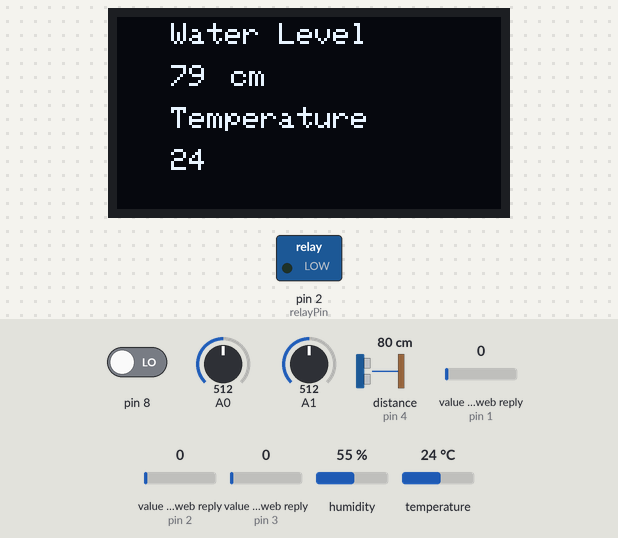
Bench run of a sketch on a simulated Arduino Leonardo, built with avr-gcc and run on an emulated ATmega32U4. Parts: 128×64 one-colour display, switched loads named in the sketch (green lamp = pin HIGH). Wiring (inferred from the names in the program): ultrasonic range finder: trigger pin 3; echo pin 4. The test bench sets the inputs (shaded band); at power-on: pin 8 LOW, A0 = 512, A1 = 512, distance to the obstacle (sensor on pin 4) 80 cm, value in the web reply (sensors on pin 1, pin 2, pin 3) 0, humidity 55 %, temperature 24 °C. The echo pulse lasts 58.3 µs per cm; WiFi joins after 1.5 s; servers stay silent unless stated; web services answer with replies made up by the test bench; pins used as bus, display or sensor lines are not drawn; what the sketch prints to the serial monitor is not drawn.

Above: at 6.9 s.
At 68.7 s:
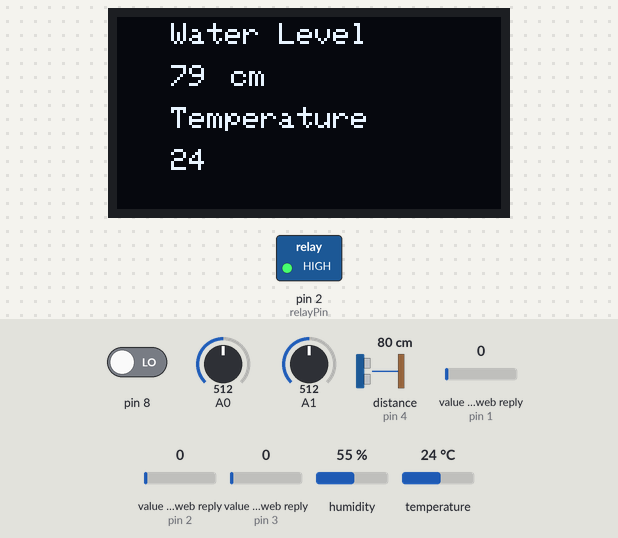
Timing chart, 0 to 70.2 s (numbered marks = the images above):
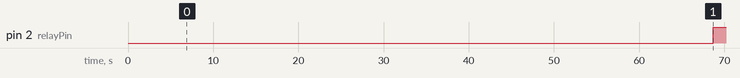

Measured:
- by itself, pin 2 (relayPin): LOW → HIGH at 68.7 s

The sketch:

code.ino
```cpp
#include <SPI.h>
#include <Wire.h>
#include <Adafruit_GFX.h>
#include <Adafruit_SSD1306.h>
#define SCREEN_WIDTH 128 // OLED display width, in pixels
#define SCREEN_HEIGHT 64 // OLED display height, in pixels
#define OLED_RESET     -1 // Reset pin # (or -1 if sharing Arduino reset pin)
#define SCREEN_ADDRESS 0x3C ///< See datasheet for Address; 0x3D for 128x64, 0x3C for 128x32
Adafruit_SSD1306 display(SCREEN_WIDTH, SCREEN_HEIGHT, &Wire, OLED_RESET);
#include <DHT.h>

//initializations for thingspeak
#include "WiFiEsp.h"
#include "ThingSpeak.h"
#include "ArduinoJson.h"
WiFiEspClient client;
const char* myWriteAPIKey = "3B7GVE22ADGN41Z1";
//list of possible logging messages
int water_on = 1;
int led_on = 2;
int led_off = 3;
int fan_on = 4;
int fan_off = 5;
int water_off = 6;
//list of control field (field numbers)
int controlfield_pump = 1;
int controlfield_LED = 2;
int controlfield_fan = 3;
#define ESP_BAUDRATE 115200
//char ssid[] = "EE3070_P1615_1";  // your network SSID (name)
//char pass[] = "EE3070P1615";     // your network password
char ssid[] = "Kajtek";   // your network SSID (name)
char pass[] = "64320942";     // your network password
int status = WL_IDLE_STATUS;  // the Wifi radio's status

//pin initializations: digital pins used-> 2,3,4,5,6,7,8
int trigPin = 3;
int echoPin = 4;
const byte relayPin = 2;
const byte fan1 = 5;
const byte fan2 = 6;
#define DHTPIN 7     // Digital pin connected to the DHT sensor
#define DHTTYPE DHT11   // DHT 11
//DHT dht(DHTPIN, DHTTYPE);
DHT dht;
float hum;

//variable initializations
int maxDistance=5;
int minDistance=5;
int UpdateDataCounter=60; //data is uploaded every 1 minute
int PumpOnTime=5; //water pump is on for 1 minute
int PumpOffTime=5;//water pump is off for 20 minutes
bool PumpOnFlag=true;
bool FanOnFlag= false;


void setup() {

  pinMode(relayPin, OUTPUT); // set our relay pinmode to output
  Serial.begin(9600);
  //Serial.begin(115200);
  pinMode(trigPin,OUTPUT);
  pinMode(echoPin,INPUT);
  pinMode(A0,INPUT);
  pinMode(A1,INPUT);
  pinMode(8, INPUT);
  Serial1.begin(ESP_BAUDRATE);
  dht.setup(DHTPIN);
  // initialize ESP module
  WiFi.init(&Serial1);
  if (WiFi.status() != WL_CONNECTED) {
    Serial.print("Attempting to connect to SSID: ");
    Serial.println(ssid);
    while (WiFi.status() != WL_CONNECTED) {
      WiFi.begin(ssid, pass);  // Connect to WPA/WPA2 network
      Serial.print(".");
      delay(5000);
    }
    Serial.println("\nConnected");
  }
  ThingSpeak.begin(client);


  if(!display.begin(SSD1306_SWITCHCAPVCC, SCREEN_ADDRESS)) {
    Serial.println(F("SSD1306 allocation failed"));
    for(;;); // Don't proceed, loop forever
  }

}

int ultrasonic() {
  long duration, distance;
  digitalWrite(trigPin, LOW);
  delayMicroseconds(2);
  digitalWrite(trigPin, HIGH);
  delayMicroseconds(10);
  digitalWrite(trigPin, LOW);
  duration = pulseIn(echoPin, HIGH);
  distance = (duration/2) / 29.1;
  return distance;
}

void oledDisplay(int distance, int temp, int hum){
  //code for OLED
  display.clearDisplay();
  display.setTextSize(1.5); // Draw 2X-scale text
  display.setTextColor(SSD1306_WHITE);
  display.setCursor(18, 2);
  display.print("Water Level");
  display.setTextSize(1.5);
  display.setCursor(18, 16);
  display.print(distance);
  display.setCursor(38, 16);
  display.print("cm");

  display.setCursor(18, 30);
  display.print("Temperature");
  display.setTextSize(1.5);
  display.setCursor(18, 44);
  display.print(temp);
  display.display();      // Show initial text
  //delay(100);

}

void waterPump(int distance){

  if (distance>7){  //water level too low. interrupt case.

    Serial.println("interrupt case");
    if(PumpOnFlag==true) {
      digitalWrite(relayPin, LOW); // Pump OFF
      PumpOnTime=5; //reset the pump on time
      PumpOnFlag=false;
      writeDatalog(water_off);
    }
  }

  else { //regular routine case.
    if(PumpOnFlag==false) { //the pump is OFF
      if(PumpOffTime==0) { //the pump has completed one complete cycle of OFF time i.e. 20 min
        digitalWrite(relayPin, HIGH); //switch the pump ON
        PumpOffTime=5;//reset the pump OFF counter to 1200
        PumpOnFlag=true;
        writeDatalog(water_on);
      }
      else{ //the pump has not completed the cycle for OFF
        PumpOffTime=PumpOffTime-1; //decrement the counter for the OFF time
      }
    }
    else{ //the pump is ON
      if(PumpOnTime==0) { //the pump has completed one pumping cycle i.e 1 minute
        digitalWrite(relayPin, LOW); //switch the pump OFF
        PumpOnTime=5;//reset the pump ON counter to 60
        PumpOnFlag=false;
        writeDatalog(water_off);
        // Serial.print("hdus");
      }
      else{ //the pump has not completed the cycle for OFF
        PumpOnTime=PumpOnTime-1; //decrement the counter for the OFF time
        // Serial.print("hduied");
      }
    }

  }

  //if water level is very low, put up an alert and stop pumping
  //otherwise keep pumping on regular intervals uncondtionally


}

void lightControls1(int lightlevels){
  if (lightlevels<300){
    //switch on led1
    writeDatalog(led_on);
  }
}

void lightControls2(int lightlevels){
  if (lightlevels<300){
    //switch on led2
    writeDatalog(led_on);
  }
}

void fancontrol(float hum, int gas){

  digitalWrite(fan2, HIGH);
  if (FanOnFlag==false){
    if (hum<123 || gas == 0){ //there is some problem with either hum or gas
      digitalWrite(fan1, HIGH);
      digitalWrite(fan2, HIGH);
      writeDatalog(fan_on);
      FanOnFlag=true;
    }
  }
  else{
    if (hum>123 && gas == 1){ //there is no problem with either hum AND gas anymore
      digitalWrite(fan1, LOW);
      digitalWrite(fan2, LOW);
      writeDatalog(fan_off);
      FanOnFlag=false;
    }
  }
}

float readhumidity(void) {

  //int readData = DHT.read11(DHTPIN);
  float humidity = dht.getHumidity();
  return humidity;

}

int readtemperature(void) {

  //int readData = DHT.read11(DHTPIN);
  int temp = dht.getTemperature();
  return temp;

}

int tvoc(void) {
  int digitalValue;
  digitalValue = digitalRead(8);
  return digitalValue;

}

void writeDataToThingSpeak(int temp, int humidity, int volatil, int lightlevels1, int lightlevels2) {

  ThingSpeak.setField(1, temp);  //setting which field would accept what value (field, value)
  ThingSpeak.setField(2, humidity);
  ThingSpeak.setField(5, volatil);
  ThingSpeak.setField(3, lightlevels1);
  ThingSpeak.setField(4, lightlevels2);

  int stat = 0;  //HTML error code
  stat = ThingSpeak.writeFields(2027890, myWriteAPIKey);  //wrt line 34 setField command, this writes the data
  if (stat == 200) {
    Serial.println("Channel update sccessful.");
  } else {
    Serial.println("Problem in Channel. HTTP error code " + String(stat));
    return;
  }

  return;
}

void writeDatalog(int log) {  //logging

  int stat = 0;

  stat = ThingSpeak.writeField(2069971, 1, log, "FWQSFJIZ8YFHSORS");  //write one field
  if (stat == 200) {
    Serial.println("Channel update sccessful.");
  } else {
    Serial.println("Problem in Channel. HTTP error code " + String(stat));
    return;
  }
}

void readLed_thingspeak(int field){
  int bit = readControl_thingspeak(2);
  if (bit = 1){
    //turn on LEDs
  }else if(bit = 0){
    //turn off LEDs
  }
  int stat = 0;
  stat = ThingSpeak.writeField(2075747, 2, 999, "ARY1CPEUH52X7HRK");
}

void readPump_thingspeak(int field){
  int bit = readControl_thingspeak(1);
  if (bit = 1){
    digitalWrite(relayPin, HIGH);
  }else if(bit = 0){
    digitalWrite(relayPin, LOW);
  }
  int stat = 0;
  stat = ThingSpeak.writeField(2075747, 1, 999, "ARY1CPEUH52X7HRK");
}

void readFan_thingspeak(int field){
  int bit = readControl_thingspeak(3);
  if (bit = 1){
    digitalWrite(fan1, HIGH);
  }else if(bit = 0){
    digitalWrite(fan1, LOW);
  }
  int stat = 0;
  stat = ThingSpeak.writeField(2075747, 3, 999, "ARY1CPEUH52X7HRK");
}

//called by readPump, readLED or readFan
int readControl_thingspeak (int field) {
  int val = "";
  val = ThingSpeak.readIntField(2075747, field, "WUT0OHT757G54N02");
  if (val == val){
    return val;
  }else{
    return 999;
  }
}


//delay in a single loop:
//best case = 60 seconds because of read time
//worst case = data log (20) + read (60) = 80 seconds
void loop() {

  int distance=ultrasonic();
  waterPump(distance);

  int gas = tvoc();
  Serial.println(gas);
  float hum = readhumidity();
  digitalWrite(fan1, HIGH);
  digitalWrite(fan2, HIGH);
  //fancontrol(hum,gas);

  int lightlevels1=analogRead(A0);
  int lightlevels2=analogRead(A1);
  lightControls1(lightlevels1);
  lightControls2(lightlevels2);

  int temp = readtemperature();
  oledDisplay(distance, temp, hum);
  writeDataToThingSpeak(temp, hum, gas, lightlevels1, lightlevels2);
  delay(20000);

  readFan_thingspeak(3);
  delay(20000);
  readLed_thingspeak(2);
  delay(20000);
  readPump_thingspeak(1);
  delay(20000);

}
```
